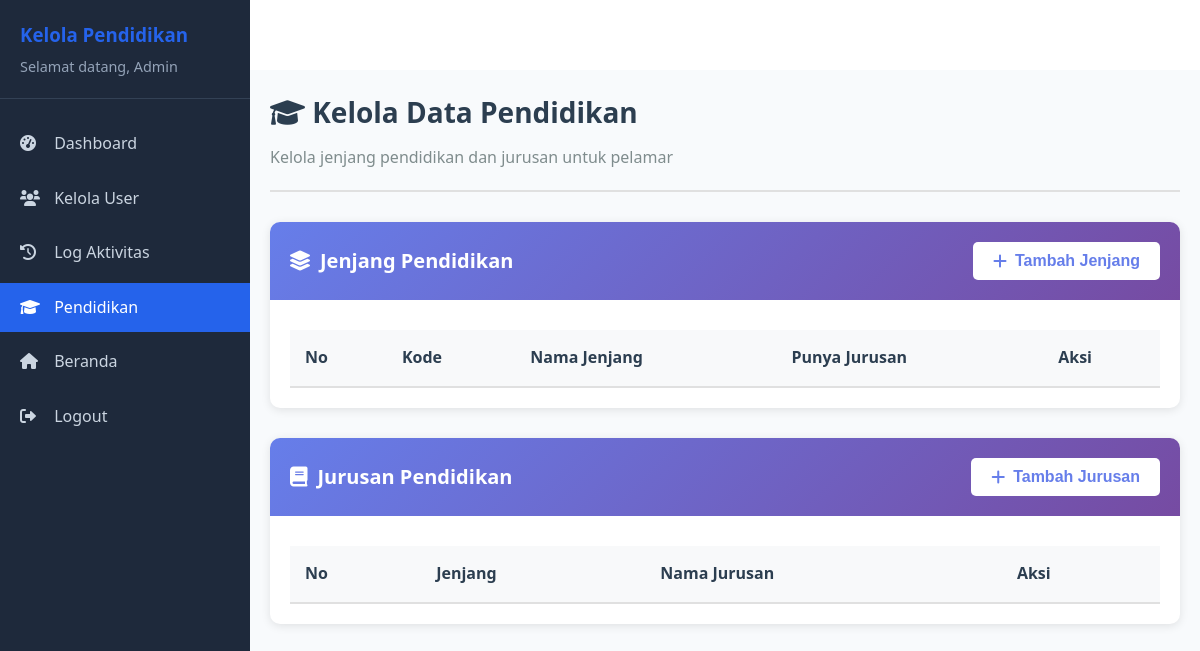
The page /admin/pendidikan.php (signed in) on the database as committed earlier.
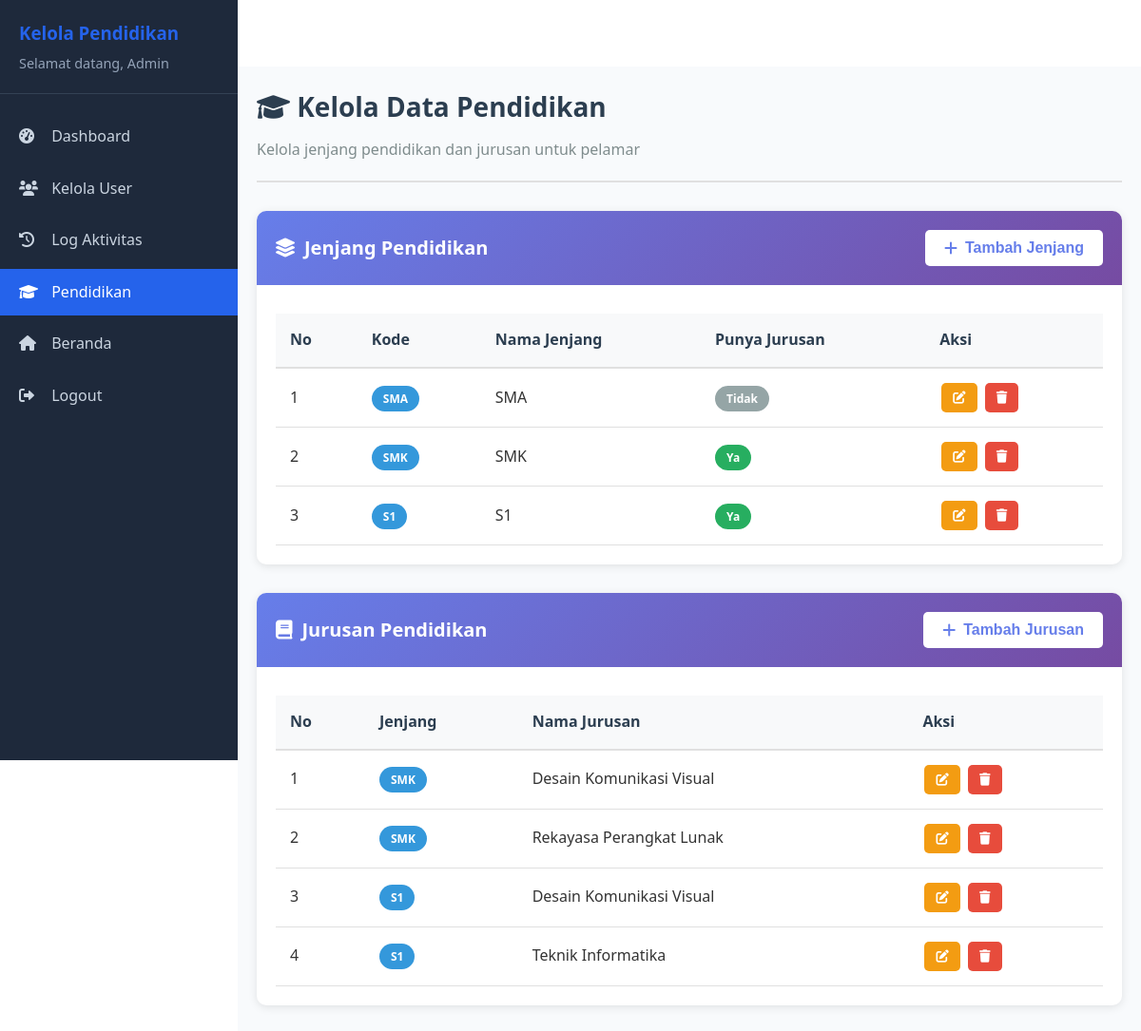
The same page on the database as committed later.
### tables this page shows
CREATE TABLE `jenjang_pendidikan` (
  `id_jenjang` int NOT NULL,
  `nama_jenjang` varchar(50) NOT NULL,
  `kode_jenjang` varchar(10) NOT NULL,
  `punya_jurusan` tinyint(1) DEFAULT '0' COMMENT '0 = tidak ada jurusan, 1 = ada jurusan',
  `status` tinyint(1) DEFAULT '1',
  `dibuat_pada` timestamp NULL DEFAULT CURRENT_TIMESTAMP
);

CREATE TABLE `jurusan_pendidikan` (
  `id_jurusan` int NOT NULL,
  `id_jenjang` int NOT NULL,
  `nama_jurusan` varchar(100) NOT NULL,
  `status` tinyint(1) DEFAULT '1',
  `dibuat_pada` timestamp NULL DEFAULT CURRENT_TIMESTAMP
);

### admin/pendidikan.php (the view, shortened to what this page needs)
<?php
require_once '../connect/koneksi.php';
$full_name = $_SESSION['full_name'];
$levels_query = "SELECT * FROM jenjang_pendidikan WHERE status = 1 ORDER BY id_jenjang";
$levels_result = mysqli_query($conn, $levels_query);
$majors_query = "SELECT jp.*, jnj.nama_jenjang, jnj.kode_jenjang
                 FROM jurusan_pendidikan jp
                 JOIN jenjang_pendidikan jnj ON jp.id_jenjang = jnj.id_jenjang
                 WHERE jp.status = 1
                 ORDER BY jnj.id_jenjang, jp.nama_jurusan";
$majors_result = mysqli_query($conn, $majors_query);
?>
<!DOCTYPE html>
<html lang="id">
<head>
    <link rel="stylesheet" href="../assets/css/common.css">
    <link rel="stylesheet" href="https://cdnjs.cloudflare.com/ajax/libs/font-awesome/6.0.0/css/all.min.css">
    <link rel="stylesheet" href="css/dashboard.css">
    <link rel="stylesheet" href="css/pendidikan.css">
</head>
<body>
    <div class="dashboard-container">
        <div class="sidebar" id="sidebar">
            <div class="sidebar-header">
                <h3>Kelola Pendidikan</h3>
                <p>Selamat datang, <?php echo htmlspecialchars($full_name); ?></p>
            </div>
            <ul class="sidebar-menu">
                <li><a href="dashboard.php"><i class="fas fa-tachometer-alt"></i> Dashboard</a></li>
                <li><a href="users.php"><i class="fas fa-users"></i> Kelola User</a></li>
                <li><a href="logs.php"><i class="fas fa-history"></i> Log Aktivitas</a></li>
                <li><a href="pendidikan.php" class="active"><i class="fas fa-graduation-cap"></i> Pendidikan</a></li>
                <li><a href="../index.php"><i class="fas fa-home"></i> Beranda</a></li>
                <li><a href="../logout.php"><i class="fas fa-sign-out-alt"></i> Logout</a></li>
            </ul>
        </div>
        <div class="main-content">
            <div class="content-header">
                <h1><i class="fas fa-graduation-cap"></i> Kelola Data Pendidikan</h1>
                <p>Kelola jenjang pendidikan dan jurusan untuk pelamar</p>
            </div>
            <div class="card">
                <div class="card-header">
                    <h2><i class="fas fa-layer-group"></i> Jenjang Pendidikan</h2>
                    <button class="btn btn-primary" onclick="showAddLevelModal()">
                        <i class="fas fa-plus"></i> Tambah Jenjang
                    </button>
                </div>
                <div class="card-body">
                    <table class="data-table">
                        <thead>
                            <tr>
                                <th>No</th>
                                <th>Kode</th>
                                <th>Nama Jenjang</th>
                                <th>Punya Jurusan</th>
                                <th>Aksi</th>
                            </tr>
                        </thead>
                        <tbody>
                            <?php
                            $no = 1;
                            while ($level = mysqli_fetch_assoc($levels_result)):
                            ?>
                            <tr>
                                <td><?php echo $no++; ?></td>
                                <td><span class="badge"><?php echo htmlspecialchars($level['kode_jenjang']); ?></span></td>
                                <td><?php echo htmlspecialchars($level['nama_jenjang']); ?></td>
                                <td>
                                    <?php if ($level['punya_jurusan']): ?>
                                        <span class="status-badge active">Ya</span>
                                    <?php else: ?>
                                        <span class="status-badge inactive">Tidak</span>
                                    <?php endif; ?>
                                </td>
                                <td>
                                    <button class="btn-action btn-warning" onclick="editLevel(<?php echo $level['id_jenjang']; ?>)" title="Edit">
                                        <i class="fas fa-edit"></i>
                                    </button>
                                    <button class="btn-action btn-danger" onclick="deleteLevel(<?php echo $level['id_jenjang']; ?>)" title="Hapus">
                                        <i class="fas fa-trash"></i>
                                    </button>
                                </td>
                            </tr>
                            <?php endwhile; ?>
                        </tbody>
                    </table>
                </div>
            </div>
            <div class="card">
                <div class="card-header">
                    <h2><i class="fas fa-book"></i> Jurusan Pendidikan</h2>
                    <button class="btn btn-primary" onclick="showAddMajorModal()">
                        <i class="fas fa-plus"></i> Tambah Jurusan
                    </button>
                </div>
                <div class="card-body">
                    <table class="data-table">
                        <thead>
                            <tr>
                                <th>No</th>
                                <th>Jenjang</th>
                                <th>Nama Jurusan</th>
                                <th>Aksi</th>
                            </tr>
                        </thead>
                        <tbody>
                            <?php
                            $no = 1;
                            mysqli_data_seek($majors_result, 0);
                            while ($major = mysqli_fetch_assoc($majors_result)):
                            ?>
                            <tr>
                                <td><?php echo $no++; ?></td>
                                <td><span class="badge"><?php echo htmlspecialchars($major['kode_jenjang']); ?></span></td>
                                <td><?php echo htmlspecialchars($major['nama_jurusan']); ?></td>
                                <td>
                                    <button class="btn-action btn-warning" onclick="editMajor(<?php echo $major['id_jurusan']; ?>)" title="Edit">
                                        <i class="fas fa-edit"></i>
                                    </button>
                                    <button class="btn-action btn-danger" onclick="deleteMajor(<?php echo $major['id_jurusan']; ?>)" title="Hapus">
                                        <i class="fas fa-trash"></i>
                                    </button>
                                </td>
                            </tr>
                            <?php endwhile; ?>
                        </tbody>
                    </table>
                </div>
            </div>
        </div>
    </div>
</body>
</html>

### assets/css/common.css (style rules this page uses)
* { margin: 0; padding: 0; box-sizing: border-box; }
body { font-family: "Segoe UI", Tahoma, Geneva, Verdana, sans-serif; line-height: 1.6; color: #333; background-color: #ffffff; padding-top: 70px; }
.btn-primary { background: #2563eb; color: white; padding: 12px 24px; border: none; border-radius: 6px; font-size: 1rem; font-weight: 600; cursor: pointer; text-decoration: none; display: inline-block; transition: all 0.3s ease; }

### admin/css/dashboard.css (style rules this page uses)
.dashboard-container { display: flex; min-height: 100vh; }
.sidebar { width: 250px; background: #1e293b; color: white; padding: 20px 0; position: fixed; top: 0; left: 0; height: 100vh; overflow-y: auto; transition: left 0.3s ease; z-index: 1000; }
.sidebar-header { padding: 0 20px 20px; border-bottom: 1px solid #334155; margin-bottom: 20px; }
.sidebar-header h3 { color: #2563eb; margin-bottom: 5px; }
.sidebar-header p { color: #94a3b8; font-size: 0.9rem; }
.sidebar-menu { list-style: none; padding: 0; }
.sidebar-menu li { margin-bottom: 5px; }
.sidebar-menu a { display: block; padding: 12px 20px; color: #cbd5e1; text-decoration: none; transition: all 0.3s ease; }
.sidebar-menu a:hover, .sidebar-menu a.active { background: #2563eb; color: white; }
.sidebar-menu i { margin-right: 10px; width: 20px; }
.main-content { flex: 1; margin-left: 250px; padding: 20px; background: #f8fafc; }

### admin/css/pendidikan.css (style rules this page uses)
.content-header { margin-bottom: 30px; padding-bottom: 20px; border-bottom: 2px solid #e0e0e0; }
.content-header h1 { color: #2c3e50; margin-bottom: 10px; font-size: 28px; }
.content-header p { color: #7f8c8d; margin: 0; }
.card { background: white; border-radius: 10px; box-shadow: 0 2px 10px rgba(0, 0, 0, 0.1); margin-bottom: 30px; overflow: hidden; }
.card-header { background: linear-gradient(135deg, #667eea 0%, #764ba2 100%); padding: 20px; display: flex; justify-content: space-between; align-items: center; }
.card-header h2 { color: white; margin: 0; font-size: 20px; display: flex; align-items: center; gap: 10px; }
.card-body { padding: 20px; }
.data-table { width: 100%; border-collapse: collapse; margin-top: 10px; }
.data-table thead { background: #f8f9fa; }
.data-table th { padding: 15px; text-align: left; font-weight: 600; color: #2c3e50; border-bottom: 2px solid #e0e0e0; }
.data-table td { padding: 15px; border-bottom: 1px solid #e0e0e0; }
.badge { background: #3498db; color: white; padding: 5px 12px; border-radius: 20px; font-size: 12px; font-weight: 600; }
.status-badge { padding: 5px 12px; border-radius: 20px; font-size: 12px; font-weight: 600; }
.status-badge.active { background: #27ae60; color: white; }
.status-badge.inactive { background: #95a5a6; color: white; }
.btn { padding: 10px 20px; border: none; border-radius: 5px; cursor: pointer; font-weight: 600; transition: all 0.3s; display: inline-flex; align-items: center; gap: 8px; }
.btn-primary { background: white; color: #667eea; }
.btn-action { padding: 8px 12px; border: none; border-radius: 5px; cursor: pointer; transition: all 0.3s; margin: 0 2px; }
.btn-action.btn-warning { background: #f39c12; color: white; }
.btn-action.btn-danger { background: #e74c3c; color: white; }

Rows that differ between the two databases and show on the page:
added jenjang_pendidikan: kode_jenjang "SMA", nama_jenjang "SMA", punya_jurusan "Tidak"
added jenjang_pendidikan: kode_jenjang "SMK", nama_jenjang "SMK", punya_jurusan "Ya"
added jenjang_pendidikan: kode_jenjang "S1", nama_jenjang "S1", punya_jurusan "Ya"
added jurusan_pendidikan: id_jenjang.kode_jenjang "SMK", nama_jurusan "Desain Komunikasi Visual"
added jurusan_pendidikan: id_jenjang.kode_jenjang "SMK", nama_jurusan "Rekayasa Perangkat Lunak"
added jurusan_pendidikan: id_jenjang.kode_jenjang "S1", nama_jurusan "Desain Komunikasi Visual"
added jurusan_pendidikan: id_jenjang.kode_jenjang "S1", nama_jurusan "Teknik Informatika"
